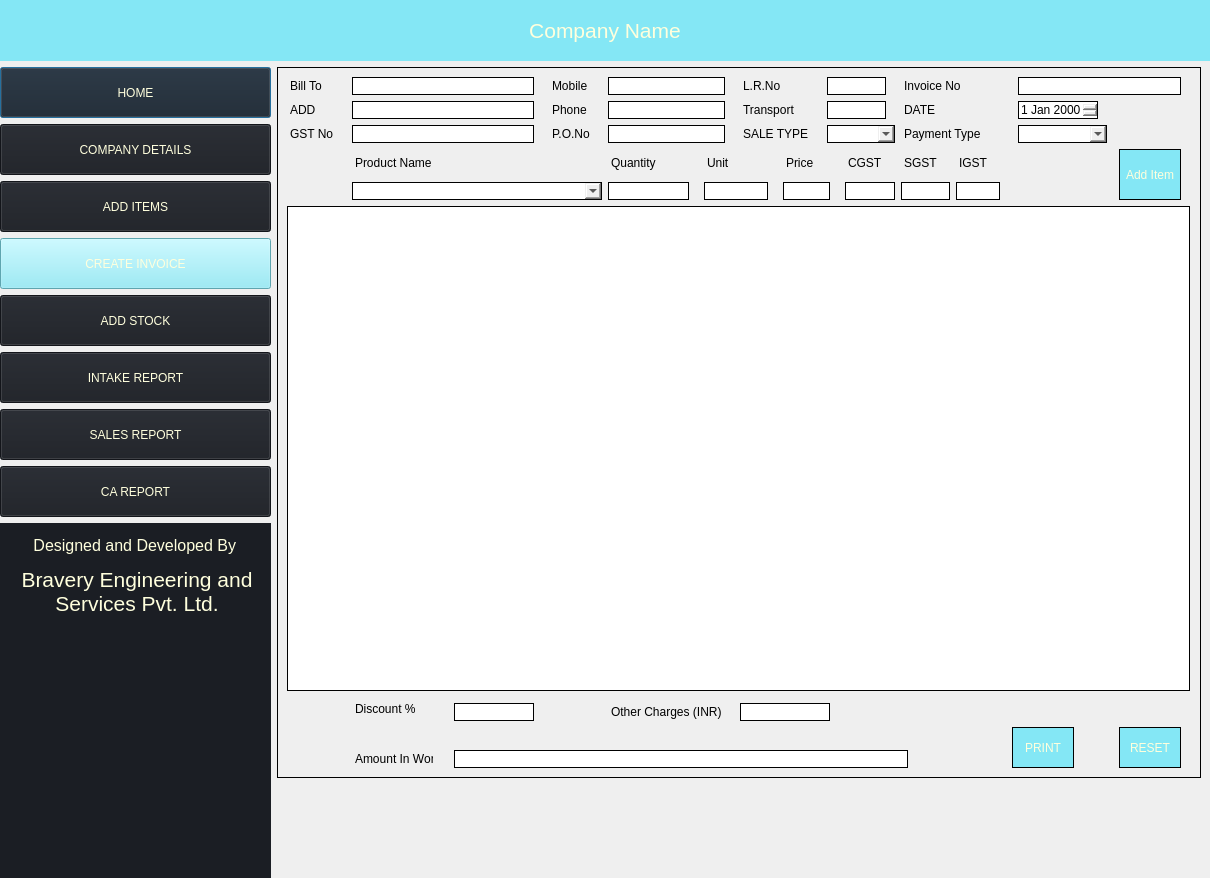
<?xml version="1.0" encoding="UTF-8"?>
<ui version="4.0">
 <class>Dialog</class>
 <widget class="QDialog" name="Dialog">
  <property name="geometry">
   <rect>
    <x>0</x>
    <y>0</y>
    <width>1210</width>
    <height>878</height>
   </rect>
  </property>
  <property name="minimumSize">
   <size>
    <width>800</width>
    <height>600</height>
   </size>
  </property>
  <property name="maximumSize">
   <size>
    <width>4096</width>
    <height>1920</height>
   </size>
  </property>
  <property name="windowTitle">
   <string>Dialog</string>
  </property>
  <layout class="QGridLayout" name="gridLayout_2">
   <property name="leftMargin">
    <number>0</number>
   </property>
   <property name="topMargin">
    <number>0</number>
   </property>
   <property name="rightMargin">
    <number>0</number>
   </property>
   <property name="bottomMargin">
    <number>0</number>
   </property>
   <item row="0" column="0" colspan="2">
    <widget class="QLabel" name="label">
     <property name="minimumSize">
      <size>
       <width>239</width>
       <height>61</height>
      </size>
     </property>
     <property name="maximumSize">
      <size>
       <width>4096</width>
       <height>61</height>
      </size>
     </property>
     <property name="styleSheet">
      <string notr="true">background-color: rgb(132, 231, 245); color: rgb(255, 255, 221)</string>
     </property>
     <property name="text">
      <string>&lt;html&gt;&lt;head/&gt;&lt;body&gt;&lt;p align=&quot;center&quot;&gt;&lt;span style=&quot; font-size:16pt;&quot;&gt;Company Name&lt;/span&gt;&lt;/p&gt;&lt;/body&gt;&lt;/html&gt;</string>
     </property>
    </widget>
   </item>
   <item row="2" column="1">
    <spacer name="verticalSpacer">
     <property name="orientation">
      <enum>Qt::Vertical</enum>
     </property>
     <property name="sizeType">
      <enum>QSizePolicy::Fixed</enum>
     </property>
     <property name="sizeHint" stdset="0">
      <size>
       <width>20</width>
       <height>100</height>
      </size>
     </property>
    </spacer>
   </item>
   <item row="1" column="0" rowspan="2">
    <widget class="QWidget" name="widget_2" native="true">
     <property name="minimumSize">
      <size>
       <width>271</width>
       <height>800</height>
      </size>
     </property>
     <property name="maximumSize">
      <size>
       <width>300</width>
       <height>1920</height>
      </size>
     </property>
     <layout class="QVBoxLayout" name="verticalLayout">
      <property name="leftMargin">
       <number>0</number>
      </property>
      <property name="topMargin">
       <number>0</number>
      </property>
      <property name="rightMargin">
       <number>0</number>
      </property>
      <property name="bottomMargin">
       <number>0</number>
      </property>
      <item>
       <widget class="QPushButton" name="homeBtn">
        <property name="minimumSize">
         <size>
          <width>239</width>
          <height>51</height>
         </size>
        </property>
        <property name="styleSheet">
         <string notr="true">background-color:rgb(27, 30, 36); color: rgb(255, 255, 221)</string>
        </property>
        <property name="text">
         <string>HOME</string>
        </property>
        <property name="icon">
         <iconset theme="home">
          <normaloff>../</normaloff>../</iconset>
        </property>
       </widget>
      </item>
      <item>
       <widget class="QPushButton" name="companyBtn">
        <property name="minimumSize">
         <size>
          <width>239</width>
          <height>51</height>
         </size>
        </property>
        <property name="styleSheet">
         <string notr="true">background-color:  rgb(27, 30, 36); color: rgb(255, 255, 221)</string>
        </property>
        <property name="text">
         <string>COMPANY DETAILS</string>
        </property>
       </widget>
      </item>
      <item>
       <widget class="QPushButton" name="addItemsBtn">
        <property name="minimumSize">
         <size>
          <width>239</width>
          <height>51</height>
         </size>
        </property>
        <property name="styleSheet">
         <string notr="true">background-color:  rgb(27, 30, 36); color: rgb(255, 255, 221)</string>
        </property>
        <property name="text">
         <string>ADD ITEMS</string>
        </property>
       </widget>
      </item>
      <item>
       <widget class="QPushButton" name="createInvoiceBtn">
        <property name="minimumSize">
         <size>
          <width>239</width>
          <height>51</height>
         </size>
        </property>
        <property name="styleSheet">
         <string notr="true">background-color: rgb(132, 231, 245); color: rgb(255, 255, 221)</string>
        </property>
        <property name="text">
         <string>CREATE INVOICE</string>
        </property>
       </widget>
      </item>
      <item>
       <widget class="QPushButton" name="addStockBtn">
        <property name="minimumSize">
         <size>
          <width>239</width>
          <height>51</height>
         </size>
        </property>
        <property name="styleSheet">
         <string notr="true">background-color:  rgb(27, 30, 36); color: rgb(255, 255, 221)</string>
        </property>
        <property name="text">
         <string>ADD STOCK</string>
        </property>
       </widget>
      </item>
      <item>
       <widget class="QPushButton" name="stockDetailsBtn">
        <property name="minimumSize">
         <size>
          <width>239</width>
          <height>51</height>
         </size>
        </property>
        <property name="styleSheet">
         <string notr="true">background-color:  rgb(27, 30, 36); color: rgb(255, 255, 221)</string>
        </property>
        <property name="text">
         <string>INTAKE REPORT</string>
        </property>
       </widget>
      </item>
      <item>
       <widget class="QPushButton" name="salesReportBtn">
        <property name="minimumSize">
         <size>
          <width>239</width>
          <height>51</height>
         </size>
        </property>
        <property name="styleSheet">
         <string notr="true">background-color:  rgb(27, 30, 36); color: rgb(255, 255, 221)</string>
        </property>
        <property name="text">
         <string>SALES REPORT</string>
        </property>
       </widget>
      </item>
      <item>
       <widget class="QPushButton" name="caReportBtn">
        <property name="minimumSize">
         <size>
          <width>239</width>
          <height>51</height>
         </size>
        </property>
        <property name="styleSheet">
         <string notr="true">background-color:  rgb(27, 30, 36); color: rgb(255, 255, 221)</string>
        </property>
        <property name="text">
         <string>CA REPORT</string>
        </property>
       </widget>
      </item>
      <item>
       <widget class="QLabel" name="label_2">
        <property name="minimumSize">
         <size>
          <width>239</width>
          <height>200</height>
         </size>
        </property>
        <property name="maximumSize">
         <size>
          <width>16777215</width>
          <height>400</height>
         </size>
        </property>
        <property name="styleSheet">
         <string notr="true">background-color: rgb(27, 30, 36); color: rgb(255, 255, 221);padding-top:10px</string>
        </property>
        <property name="text">
         <string>&lt;html&gt;&lt;head/&gt;&lt;body&gt;&lt;p align=&quot;center&quot;&gt;&lt;span style=&quot; font-size:12pt;&quot;&gt;Designed and Developed By &lt;/span&gt;&lt;/p&gt;&lt;p align=&quot;center&quot;&gt;&lt;span style=&quot; font-size:16pt;&quot;&gt;Bravery Engineering and Services Pvt. Ltd.&lt;/span&gt;&lt;/p&gt;&lt;/body&gt;&lt;/html&gt;</string>
        </property>
        <property name="scaledContents">
         <bool>true</bool>
        </property>
        <property name="alignment">
         <set>Qt::AlignLeading|Qt::AlignLeft|Qt::AlignTop</set>
        </property>
        <property name="wordWrap">
         <bool>true</bool>
        </property>
       </widget>
      </item>
     </layout>
    </widget>
   </item>
   <item row="1" column="1">
    <widget class="QFrame" name="frame">
     <property name="styleSheet">
      <string notr="true">border:1px solid;margin-right:9px</string>
     </property>
     <property name="frameShape">
      <enum>QFrame::StyledPanel</enum>
     </property>
     <property name="frameShadow">
      <enum>QFrame::Raised</enum>
     </property>
     <layout class="QGridLayout" name="gridLayout">
      <item row="3" column="10">
       <widget class="QLabel" name="label_27">
        <property name="styleSheet">
         <string notr="true">border:none</string>
        </property>
        <property name="text">
         <string>CGST</string>
        </property>
       </widget>
      </item>
      <item row="5" column="0" colspan="18">
       <widget class="QTableWidget" name="tableView">
        <property name="styleSheet">
         <string notr="true">margin-right:0</string>
        </property>
       </widget>
      </item>
      <item row="3" column="12">
       <widget class="QLabel" name="label_25">
        <property name="styleSheet">
         <string notr="true">border:none</string>
        </property>
        <property name="text">
         <string>IGST</string>
        </property>
       </widget>
      </item>
      <item row="6" column="1" rowspan="2">
       <widget class="QLabel" name="label_30">
        <property name="styleSheet">
         <string notr="true">border:none</string>
        </property>
        <property name="text">
         <string>Discount %</string>
        </property>
       </widget>
      </item>
      <item row="4" column="8" colspan="2">
       <widget class="QLineEdit" name="priceText">
        <property name="enabled">
         <bool>false</bool>
        </property>
        <property name="text">
         <string/>
        </property>
       </widget>
      </item>
      <item row="4" column="10">
       <widget class="QLineEdit" name="cgstText">
        <property name="enabled">
         <bool>false</bool>
        </property>
        <property name="styleSheet">
         <string notr="true">margin:0</string>
        </property>
        <property name="text">
         <string/>
        </property>
       </widget>
      </item>
      <item row="8" column="17" rowspan="2">
       <widget class="QPushButton" name="clearInvoiceBtn">
        <property name="minimumSize">
         <size>
          <width>71</width>
          <height>41</height>
         </size>
        </property>
        <property name="maximumSize">
         <size>
          <width>71</width>
          <height>41</height>
         </size>
        </property>
        <property name="styleSheet">
         <string notr="true">background-color: rgb(132, 231, 245); color: rgb(255, 255, 221)</string>
        </property>
        <property name="text">
         <string>RESET</string>
        </property>
       </widget>
      </item>
      <item row="2" column="11" colspan="4">
       <widget class="QLabel" name="label_11">
        <property name="styleSheet">
         <string notr="true">border:none</string>
        </property>
        <property name="text">
         <string>Payment Type</string>
        </property>
       </widget>
      </item>
      <item row="1" column="1" colspan="3">
       <widget class="QLineEdit" name="addText"/>
      </item>
      <item row="2" column="9" colspan="2">
       <widget class="QComboBox" name="saleTypeList">
        <property name="styleSheet">
         <string notr="true">margin:0</string>
        </property>
       </widget>
      </item>
      <item row="4" column="1" colspan="4">
       <widget class="QComboBox" name="itemNameList">
        <property name="styleSheet">
         <string notr="true">margin:0</string>
        </property>
       </widget>
      </item>
      <item row="4" column="5">
       <widget class="QLineEdit" name="qtyText">
        <property name="text">
         <string/>
        </property>
       </widget>
      </item>
      <item row="4" column="6" colspan="2">
       <widget class="QLineEdit" name="unitText">
        <property name="enabled">
         <bool>true</bool>
        </property>
        <property name="text">
         <string/>
        </property>
       </widget>
      </item>
      <item row="3" column="6" colspan="2">
       <widget class="QLabel" name="label_23">
        <property name="styleSheet">
         <string notr="true">border:none</string>
        </property>
        <property name="text">
         <string>Unit</string>
        </property>
       </widget>
      </item>
      <item row="1" column="5" colspan="2">
       <widget class="QLineEdit" name="phoneText">
        <property name="text">
         <string/>
        </property>
       </widget>
      </item>
      <item row="2" column="1" colspan="3">
       <widget class="QLineEdit" name="gstNumberText">
        <property name="text">
         <string/>
        </property>
       </widget>
      </item>
      <item row="2" column="7" colspan="2">
       <widget class="QLabel" name="label_21">
        <property name="styleSheet">
         <string notr="true">border:none</string>
        </property>
        <property name="text">
         <string>SALE TYPE</string>
        </property>
       </widget>
      </item>
      <item row="2" column="5" colspan="2">
       <widget class="QLineEdit" name="pqNumberText">
        <property name="text">
         <string/>
        </property>
       </widget>
      </item>
      <item row="3" column="5">
       <widget class="QLabel" name="label_14">
        <property name="styleSheet">
         <string notr="true">border:none</string>
        </property>
        <property name="text">
         <string>Quantity</string>
        </property>
       </widget>
      </item>
      <item row="1" column="7" colspan="2">
       <widget class="QLabel" name="label_20">
        <property name="styleSheet">
         <string notr="true">border:none</string>
        </property>
        <property name="text">
         <string>Transport</string>
        </property>
       </widget>
      </item>
      <item row="1" column="4">
       <widget class="QLabel" name="label_17">
        <property name="styleSheet">
         <string notr="true">border:none</string>
        </property>
        <property name="text">
         <string>Phone</string>
        </property>
       </widget>
      </item>
      <item row="1" column="9" colspan="2">
       <widget class="QLineEdit" name="transportText">
        <property name="text">
         <string/>
        </property>
       </widget>
      </item>
      <item row="1" column="0">
       <widget class="QLabel" name="label_15">
        <property name="styleSheet">
         <string notr="true">border:none</string>
        </property>
        <property name="text">
         <string>ADD</string>
        </property>
       </widget>
      </item>
      <item row="3" column="8" colspan="2">
       <widget class="QLabel" name="label_24">
        <property name="styleSheet">
         <string notr="true">border:none</string>
        </property>
        <property name="text">
         <string>Price</string>
        </property>
       </widget>
      </item>
      <item row="2" column="4">
       <widget class="QLabel" name="label_18">
        <property name="styleSheet">
         <string notr="true">border:none</string>
        </property>
        <property name="text">
         <string>P.O.No</string>
        </property>
       </widget>
      </item>
      <item row="0" column="5" colspan="2">
       <widget class="QLineEdit" name="mobileText">
        <property name="text">
         <string/>
        </property>
       </widget>
      </item>
      <item row="0" column="9" colspan="2">
       <widget class="QLineEdit" name="lrNumberText">
        <property name="text">
         <string/>
        </property>
       </widget>
      </item>
      <item row="3" column="1" colspan="3">
       <widget class="QLabel" name="label_22">
        <property name="styleSheet">
         <string notr="true">border:none</string>
        </property>
        <property name="text">
         <string>Product Name</string>
        </property>
       </widget>
      </item>
      <item row="0" column="7" colspan="2">
       <widget class="QLabel" name="label_19">
        <property name="styleSheet">
         <string notr="true">border:none</string>
        </property>
        <property name="text">
         <string>L.R.No</string>
        </property>
       </widget>
      </item>
      <item row="0" column="11" colspan="4">
       <widget class="QLabel" name="label_9">
        <property name="styleSheet">
         <string notr="true">border:none</string>
        </property>
        <property name="text">
         <string>Invoice No</string>
        </property>
       </widget>
      </item>
      <item row="2" column="0">
       <widget class="QLabel" name="label_8">
        <property name="styleSheet">
         <string notr="true">border:none</string>
        </property>
        <property name="text">
         <string>GST No</string>
        </property>
       </widget>
      </item>
      <item row="0" column="15" colspan="3">
       <widget class="QLineEdit" name="invoiceNumberText">
        <property name="text">
         <string/>
        </property>
       </widget>
      </item>
      <item row="2" column="15">
       <widget class="QComboBox" name="paymentTypeList">
        <property name="styleSheet">
         <string notr="true">margin:0</string>
        </property>
       </widget>
      </item>
      <item row="1" column="11">
       <widget class="QLabel" name="label_10">
        <property name="styleSheet">
         <string notr="true">border:none</string>
        </property>
        <property name="text">
         <string>DATE</string>
        </property>
       </widget>
      </item>
      <item row="0" column="1" colspan="3">
       <widget class="QLineEdit" name="customerNameText"/>
      </item>
      <item row="0" column="4">
       <widget class="QLabel" name="label_16">
        <property name="styleSheet">
         <string notr="true">border:none</string>
        </property>
        <property name="text">
         <string>Mobile</string>
        </property>
       </widget>
      </item>
      <item row="0" column="0">
       <widget class="QLabel" name="label_13">
        <property name="styleSheet">
         <string notr="true">border:none</string>
        </property>
        <property name="text">
         <string>Bill To</string>
        </property>
       </widget>
      </item>
      <item row="8" column="14" rowspan="2" colspan="3">
       <widget class="QPushButton" name="printBtn">
        <property name="minimumSize">
         <size>
          <width>71</width>
          <height>41</height>
         </size>
        </property>
        <property name="maximumSize">
         <size>
          <width>71</width>
          <height>41</height>
         </size>
        </property>
        <property name="styleSheet">
         <string notr="true">background-color: rgb(132, 231, 245); color: rgb(255, 255, 221)</string>
        </property>
        <property name="text">
         <string>PRINT</string>
        </property>
       </widget>
      </item>
      <item row="7" column="5" colspan="2">
       <widget class="QLabel" name="label_28">
        <property name="styleSheet">
         <string notr="true">border:none</string>
        </property>
        <property name="text">
         <string>Other Charges (INR)</string>
        </property>
       </widget>
      </item>
      <item row="7" column="7" colspan="3">
       <widget class="QLineEdit" name="otherChargesText">
        <property name="text">
         <string/>
        </property>
       </widget>
      </item>
      <item row="1" column="15">
       <widget class="QDateEdit" name="dateText"/>
      </item>
      <item row="9" column="1">
       <widget class="QLabel" name="label_31">
        <property name="styleSheet">
         <string notr="true">border:none</string>
        </property>
        <property name="text">
         <string>Amount In Words</string>
        </property>
       </widget>
      </item>
      <item row="9" column="3">
       <widget class="QLineEdit" name="amountInWordsText">
        <property name="enabled">
         <bool>false</bool>
        </property>
        <property name="minimumSize">
         <size>
          <width>463</width>
          <height>18</height>
         </size>
        </property>
        <property name="text">
         <string/>
        </property>
       </widget>
      </item>
      <item row="3" column="11">
       <widget class="QLabel" name="label_29">
        <property name="styleSheet">
         <string notr="true">border:none</string>
        </property>
        <property name="text">
         <string>SGST</string>
        </property>
       </widget>
      </item>
      <item row="7" column="3">
       <widget class="QLineEdit" name="discountText">
        <property name="text">
         <string/>
        </property>
       </widget>
      </item>
      <item row="3" column="17" rowspan="2">
       <widget class="QPushButton" name="addToInvoiceBtn">
        <property name="minimumSize">
         <size>
          <width>71</width>
          <height>51</height>
         </size>
        </property>
        <property name="maximumSize">
         <size>
          <width>71</width>
          <height>51</height>
         </size>
        </property>
        <property name="styleSheet">
         <string notr="true">background-color: rgb(132, 231, 245); color: rgb(255, 255, 221)</string>
        </property>
        <property name="text">
         <string>Add Item</string>
        </property>
       </widget>
      </item>
      <item row="4" column="11">
       <widget class="QLineEdit" name="sgstText">
        <property name="enabled">
         <bool>false</bool>
        </property>
        <property name="styleSheet">
         <string notr="true">margin:0</string>
        </property>
        <property name="text">
         <string/>
        </property>
       </widget>
      </item>
      <item row="4" column="12">
       <widget class="QLineEdit" name="igstText">
        <property name="enabled">
         <bool>false</bool>
        </property>
        <property name="styleSheet">
         <string notr="true">margin:0</string>
        </property>
        <property name="text">
         <string/>
        </property>
       </widget>
      </item>
     </layout>
    </widget>
   </item>
  </layout>
 </widget>
 <tabstops>
  <tabstop>customerNameText</tabstop>
  <tabstop>mobileText</tabstop>
  <tabstop>lrNumberText</tabstop>
  <tabstop>invoiceNumberText</tabstop>
  <tabstop>addText</tabstop>
  <tabstop>phoneText</tabstop>
  <tabstop>transportText</tabstop>
  <tabstop>dateText</tabstop>
  <tabstop>gstNumberText</tabstop>
  <tabstop>pqNumberText</tabstop>
  <tabstop>saleTypeList</tabstop>
  <tabstop>paymentTypeList</tabstop>
  <tabstop>itemNameList</tabstop>
  <tabstop>qtyText</tabstop>
  <tabstop>unitText</tabstop>
  <tabstop>priceText</tabstop>
  <tabstop>cgstText</tabstop>
  <tabstop>sgstText</tabstop>
  <tabstop>igstText</tabstop>
  <tabstop>addToInvoiceBtn</tabstop>
  <tabstop>discountText</tabstop>
  <tabstop>otherChargesText</tabstop>
  <tabstop>amountInWordsText</tabstop>
  <tabstop>printBtn</tabstop>
  <tabstop>clearInvoiceBtn</tabstop>
  <tabstop>homeBtn</tabstop>
  <tabstop>companyBtn</tabstop>
  <tabstop>addItemsBtn</tabstop>
  <tabstop>createInvoiceBtn</tabstop>
  <tabstop>addStockBtn</tabstop>
  <tabstop>stockDetailsBtn</tabstop>
  <tabstop>caReportBtn</tabstop>
  <tabstop>tableView</tabstop>
 </tabstops>
 <resources>
  <include location="logo.qrc"/>
 </resources>
 <connections/>
</ui>
